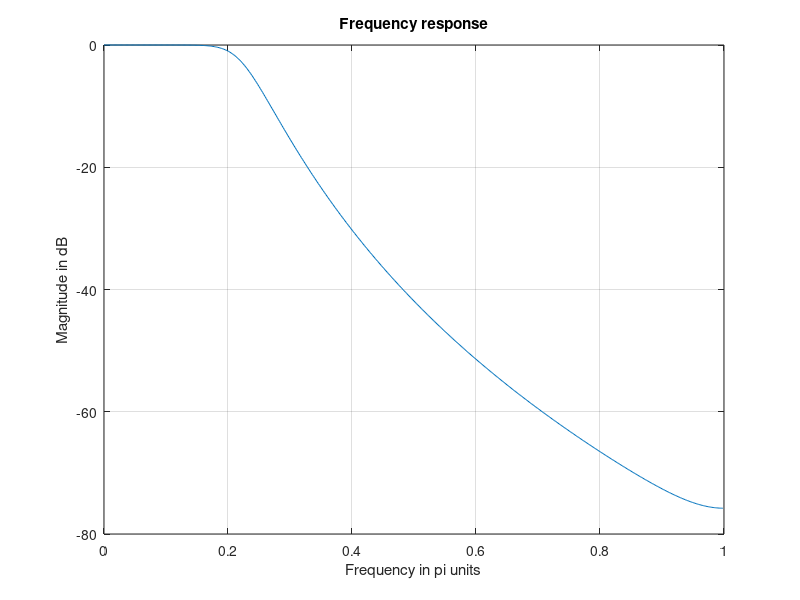

Here is the MATLAB script that generated this plot:
wp = 0.2*pi; ws = 0.3*pi;
rp = 1; rs = 15; 
[N wc] = buttord(wp,ws,rp,rs,'s') % Order and cutoff frequency of analog filter
[bs as] = butter(N,wc,'s'); % num and den coefficients in s-domain
[bz az] = impinvar(bs,as); % coefficients in z-domain using impulse invar (T=1)
[h w] = freqz(bz,az); % frequency response in z-domain
plot((w/pi),20*log10(abs(h))); grid on;
title('Frequency response'); ylabel('Magnitude in dB'); xlabel('Frequency in pi units');
